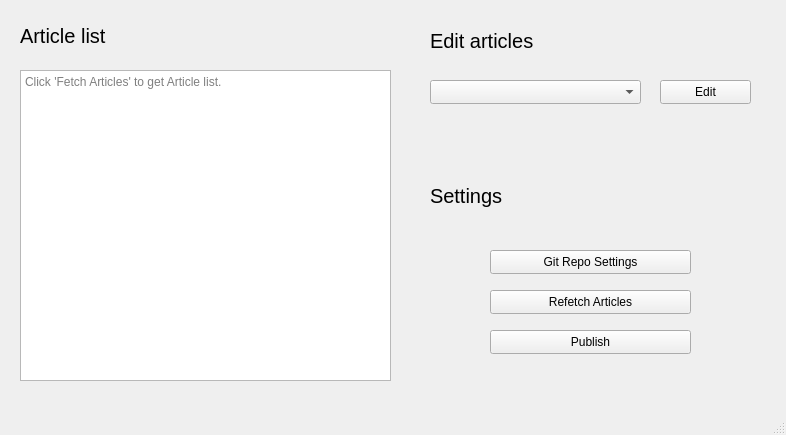
<?xml version="1.0" encoding="UTF-8"?>
<ui version="4.0">
 <class>MainWindow</class>
 <widget class="QMainWindow" name="MainWindow">
  <property name="geometry">
   <rect>
    <x>0</x>
    <y>0</y>
    <width>786</width>
    <height>435</height>
   </rect>
  </property>
  <property name="windowTitle">
   <string>QLoveblog</string>
  </property>
  <widget class="QWidget" name="centralwidget">
   <widget class="QPushButton" name="settinSave">
    <property name="geometry">
     <rect>
      <x>490</x>
      <y>250</y>
      <width>201</width>
      <height>24</height>
     </rect>
    </property>
    <property name="text">
     <string>Git Repo Settings</string>
    </property>
   </widget>
   <widget class="QTextBrowser" name="article_show">
    <property name="geometry">
     <rect>
      <x>20</x>
      <y>70</y>
      <width>371</width>
      <height>311</height>
     </rect>
    </property>
    <property name="placeholderText">
     <string>Click 'Fetch Articles' to get Article list.</string>
    </property>
   </widget>
   <widget class="QPushButton" name="fetch_article">
    <property name="geometry">
     <rect>
      <x>490</x>
      <y>290</y>
      <width>201</width>
      <height>24</height>
     </rect>
    </property>
    <property name="text">
     <string>Refetch Articles</string>
    </property>
   </widget>
   <widget class="QLabel" name="label">
    <property name="geometry">
     <rect>
      <x>430</x>
      <y>20</y>
      <width>311</width>
      <height>41</height>
     </rect>
    </property>
    <property name="styleSheet">
     <string notr="true">font-size: 20px;</string>
    </property>
    <property name="text">
     <string>Edit articles</string>
    </property>
   </widget>
   <widget class="QComboBox" name="choose">
    <property name="geometry">
     <rect>
      <x>430</x>
      <y>80</y>
      <width>211</width>
      <height>24</height>
     </rect>
    </property>
   </widget>
   <widget class="QPushButton" name="goedit">
    <property name="geometry">
     <rect>
      <x>660</x>
      <y>80</y>
      <width>91</width>
      <height>24</height>
     </rect>
    </property>
    <property name="text">
     <string>Edit</string>
    </property>
   </widget>
   <widget class="QLabel" name="label_2">
    <property name="geometry">
     <rect>
      <x>20</x>
      <y>15</y>
      <width>361</width>
      <height>41</height>
     </rect>
    </property>
    <property name="styleSheet">
     <string notr="true">font-size: 20px</string>
    </property>
    <property name="text">
     <string>Article list</string>
    </property>
   </widget>
   <widget class="QPushButton" name="publish">
    <property name="geometry">
     <rect>
      <x>490</x>
      <y>330</y>
      <width>201</width>
      <height>24</height>
     </rect>
    </property>
    <property name="text">
     <string>Publish</string>
    </property>
   </widget>
   <widget class="QLabel" name="label_3">
    <property name="geometry">
     <rect>
      <x>430</x>
      <y>170</y>
      <width>311</width>
      <height>51</height>
     </rect>
    </property>
    <property name="styleSheet">
     <string notr="true">font-size: 20px;</string>
    </property>
    <property name="text">
     <string>Settings</string>
    </property>
   </widget>
  </widget>
  <widget class="QMenuBar" name="menubar">
   <property name="geometry">
    <rect>
     <x>0</x>
     <y>0</y>
     <width>786</width>
     <height>21</height>
    </rect>
   </property>
  </widget>
  <widget class="QStatusBar" name="statusbar"/>
 </widget>
 <resources/>
 <connections/>
</ui>
